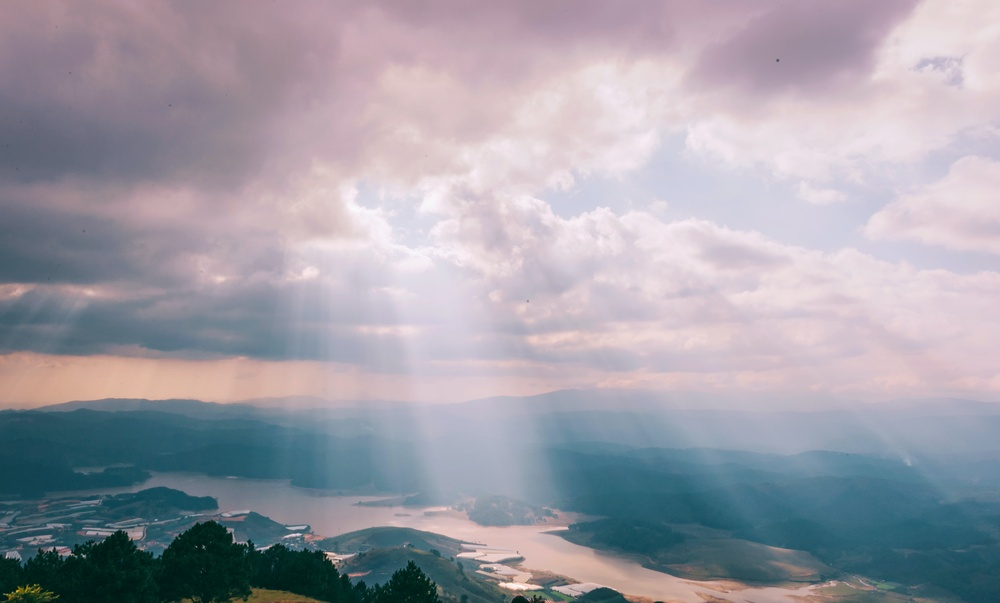
#> input picture picture/sky2.jpg, 1000 x 603 px, shrunk from 4256 x 2568 before the run, found by its file name
$ python colorChanging.py
#> lines starting #> are read from the running program, lines starting #| are printed output that depends on the picture
import cv2
import matplotlib.pyplot as plt

PATH = 'C:/Users/User/Documents/openCVLearning/picture'
img = cv2.imread(f'{PATH}/sky2.jpg')
#> img is the input picture: shape (603, 1000, 3); mean B, G, R 167.8, 158.1, 159.1
# assign a new image and change the color setting
RGB_img = cv2.cvtColor(img, cv2.COLOR_BGR2RGB)

# change the color setting to gray
# however it still looks colorful
img_gray = cv2.cvtColor(img, cv2.COLOR_BGR2GRAY)
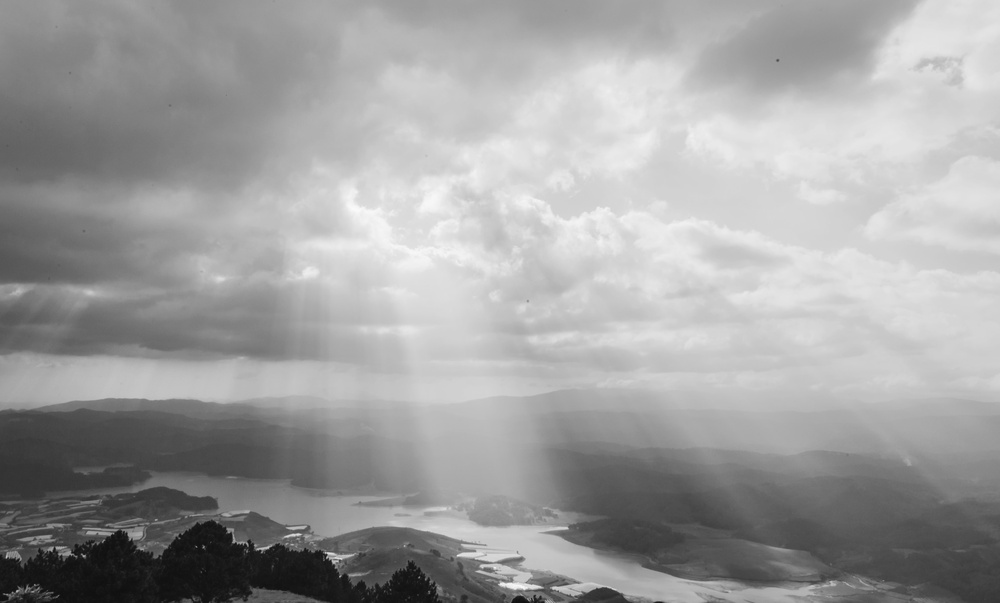
#> img_gray: shape (603, 1000); min 13, max 250, mean 159.5
# print the size of the image
print(img_gray.shape)
#| (603, 1000)
# if the image would like to be gray scale
# cmap='gray'
# cmap -> colormap, set this variable and will output specific color dict
# finally set the image to gray scale
plt.imshow(img_gray, cmap='gray')
# save the image
cv2.imwrite('picture/sky2_gray.jpg', img_gray)
plt.show()

$ run again, with picture/cat3.jpg copied over picture/sky2.jpg
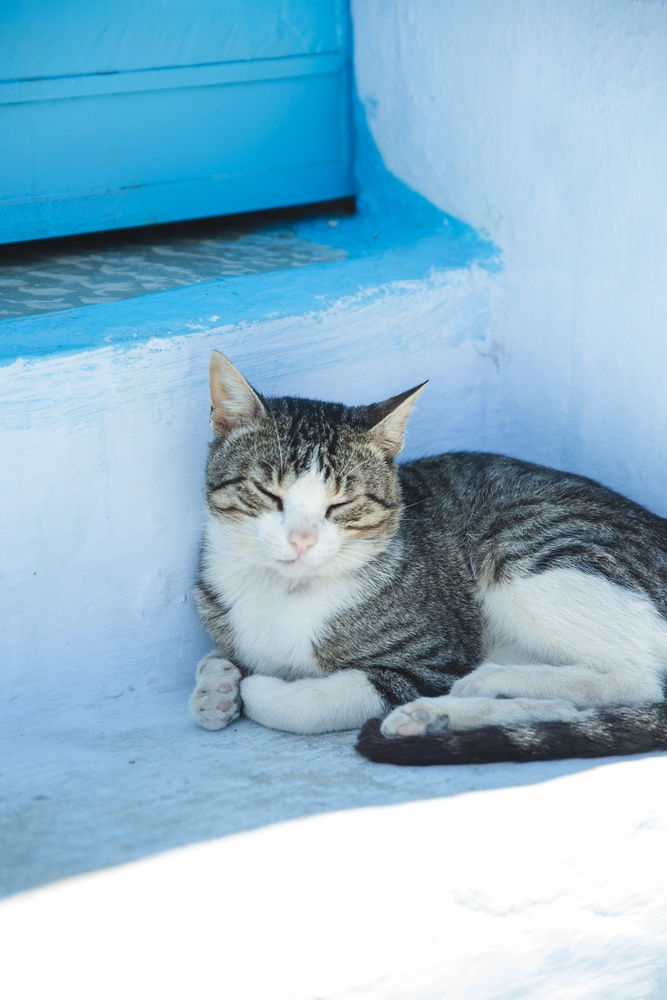
#> input picture picture/cat3.jpg, 667 x 1000 px, shrunk from 3456 x 5184 before the run, found by its file name
#> img is the input picture: shape (1000, 667, 3); mean B, G, R 206.5, 185.1, 146.8
#> `img_gray = cv2.cvtColor(img, cv2.COLOR_BGR2GRAY)`:
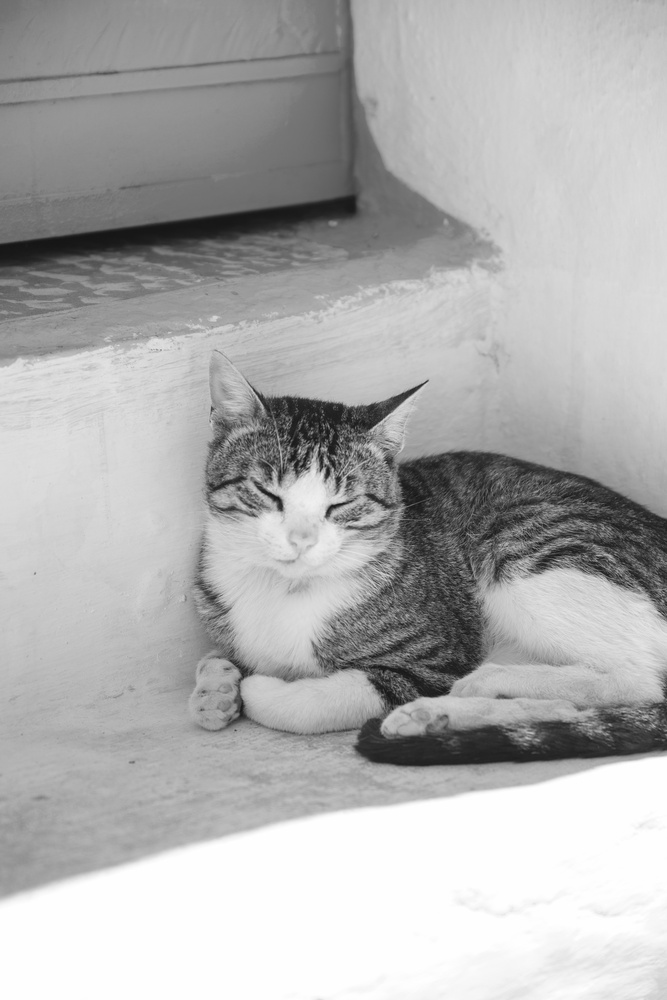
#> img_gray: shape (1000, 667); min 19, max 255, mean 176.1
#| (1000, 667)

$ run again, with picture/cat4.jpg copied over picture/sky2.jpg
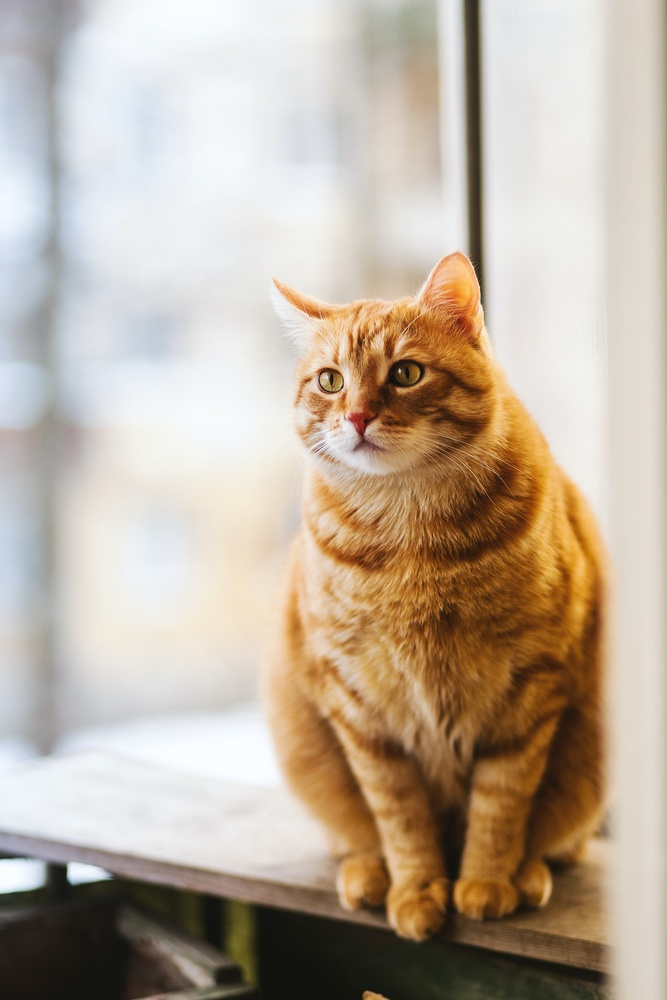
#> input picture picture/cat4.jpg, 667 x 1000 px, shrunk from 1771 x 2657 before the run, found by its file name
#> img is the input picture: shape (1000, 667, 3); mean B, G, R 157.9, 174.3, 188.6
#> `img_gray = cv2.cvtColor(img, cv2.COLOR_BGR2GRAY)`:
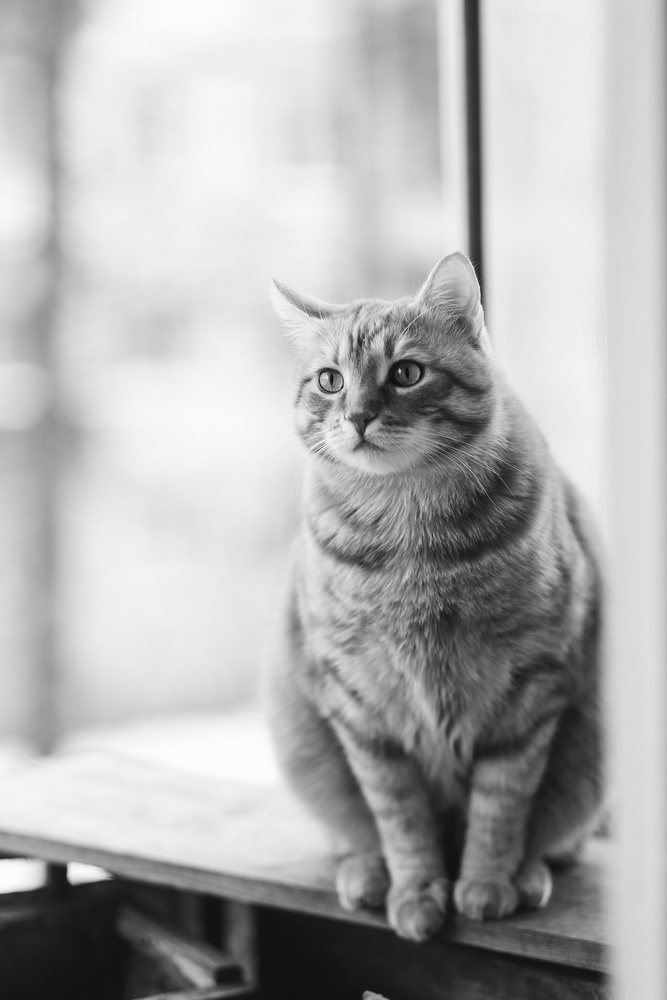
#> img_gray: shape (1000, 667); min 13, max 253, mean 176.7
#| (1000, 667)
